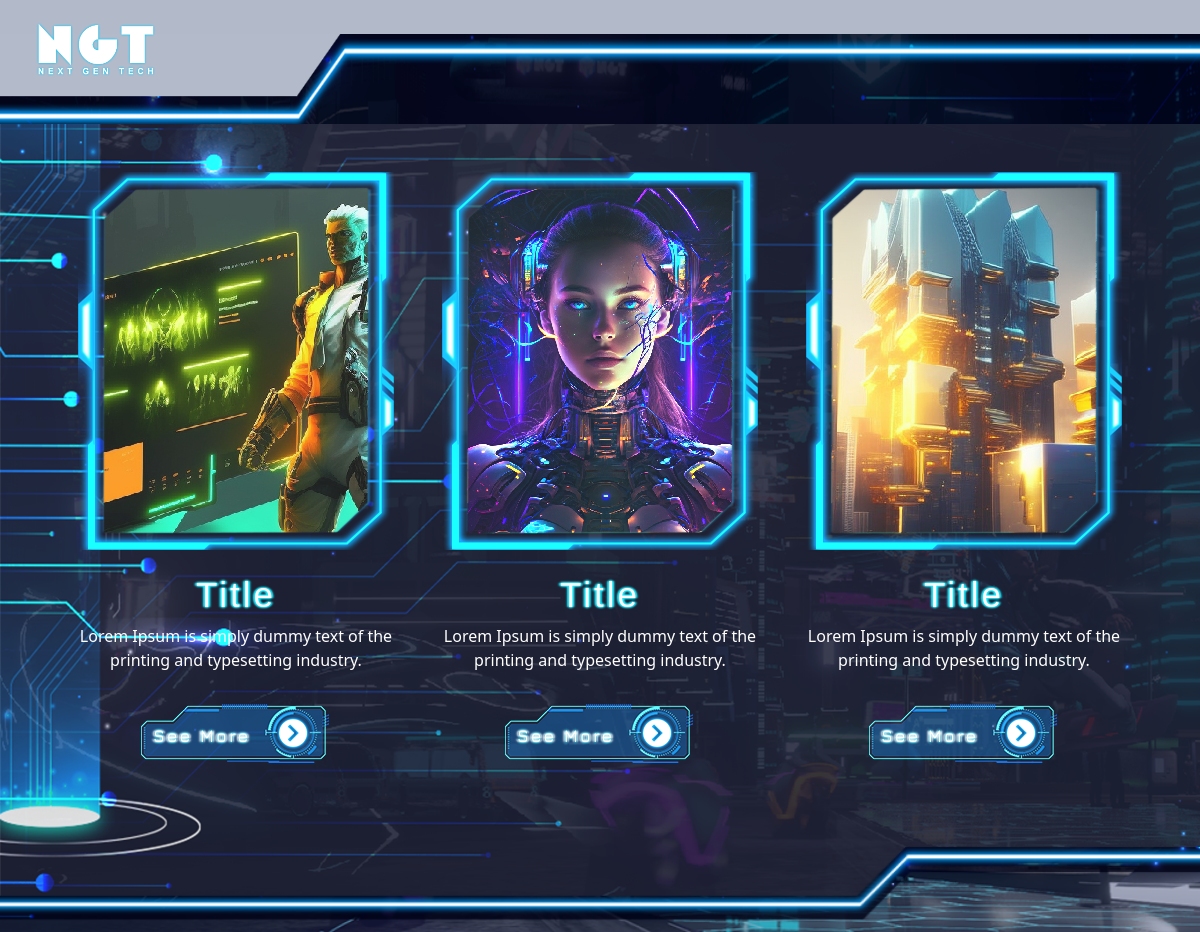
The page / on the database its author committed.
### tables this page shows
CREATE TABLE `blog` (
  `id` int(11) NOT NULL,
  `title` varchar(200) NOT NULL,
  `description` text NOT NULL,
  `meta_title` varchar(100) NOT NULL,
  `meta_description` varchar(160) NOT NULL,
  `meta_keywords` varchar(100) NOT NULL,
  `image` text NOT NULL,
  `status` int(11) NOT NULL DEFAULT 1,
  `inserted_at` datetime NOT NULL,
  `updated_at` datetime NOT NULL
);

### include/dbController.php (called while the page is built, shortened)
<?php
class DBController {
    private $host = "localhost";
    private $user = "root";
    private $password = "";
    private $database = "ngt_tech_blog";
    private $conn;
    function __construct() {
        $this->conn = $this->connectDB();
    }
    function connectDB() {
        $conn = mysqli_connect($this->host,$this->user,$this->password,$this->database);
        return $conn;
    }
    function runQuery($query) {
        $result = mysqli_query($this->conn,$query);
        while($row=mysqli_fetch_assoc($result)) {
            $resultset[] = $row;
        }
        if(!empty($resultset))
            return $resultset;
    }
    function numRows($query) {
        $result  = mysqli_query($this->conn,$query);
        $rowcount = mysqli_num_rows($result);
        return $rowcount;
    }
}

### index.php (the view, shortened to what this page needs)
<?php
include('include/dbController.php');
$db_handle = new DBController();
?>
<!doctype html>
<html lang="en">
<head>
    <link href="assets/vendor/Bootstrap/css/bootstrap.min.css" rel="stylesheet"/>
    <link href="assets/vendor/FontAwesome/css/all.min.css" rel="stylesheet"/>
    <link href="assets/css/style.css" rel="stylesheet"/>
</head>
<body>
<header class="ngt-header-section-outer text-center">
    <div class="ngt-header-section pt-2">
        <nav class="navbar navbar-expand-lg">
            <div class="container-fluid">
                <a class="navbar-brand" href="https://ngt-tech.io/home-zh"><img alt="" class="img-fluid ngt-logo"
                                                                                src="assets/images/logo/ngt.png"/></a>
            </div>
        </nav>
    </div>
</header>
<section class="ngt-demo pb-5">
    <div class="container pt-5 pb-5">
        <div class="row pb-5">
            <?php
            $query = "SELECT * FROM blog order by id asc";
            $data = $db_handle->runQuery($query);
            $row_count = $db_handle->numRows($query);
            for ($i = 0; $i < $row_count; $i++) {
            ?>
            <div class="col-lg-4 pb-3 text-center">
                <img alt="" class="img-fluid" src="<?php echo $data[$i]["image"]; ?>"/>
                <h4 class="text-center mt-4 ngt-demo-title"><?php echo $data[$i]["title"]; ?></h4>
                <p class="text-white ngt-blog-content">
                    <?php echo $data[$i]["meta_description"]; ?>
                </p>
                <a href="Blog-Details/<?php echo str_replace(" ", "-", $data[$i]["meta_title"]); ?>" class="btn btn-primary ngt-blog-btn mt-3">
                    See More
                </a>
            </div>
            <?php
            }
            ?>
        </div>
    </div>
</section>
<section class="ngt-footer-outer">
</section>
</body>
</html>

### assets/css/style.css (style rules this page uses)
body { background-image: url("../images/bg/background.jpeg"); background-size: cover; background-repeat: no-repeat; background-attachment: fixed; }
.ngt-logo { position: absolute; width: 120px; }
.ngt-header-section { background: rgba(2, 29, 79, 0.3); letter-spacing: 5px; }
.ngt-header-section-outer { border-image: url('../images/glow/nav.png') 105; border-style: solid; border-width: 0 0 90px 0; position: relative; z-index: 1; }
.ngt-demo { background-size: cover; opacity: 0.9; background: url("../images/bg/bg.png") no-repeat fixed; }
.ngt-demo-title { ; font-family: 'MechanismoRegular', sans-serif; color: white; font-size: 35px; letter-spacing: 3px; text-shadow: 2px 0 2px rgba(0, 234, 255, 1), -2px 0 2px rgba(0, 234, 255, 1), 0 1px 2px rgba(0, 234, 255, 1), 0 -1px 2px rgba(0, 234, 255, 1); }
.ngt-footer-outer { height: 115px; width: 100%; position: fixed; bottom: 0; border-image: url("../images/bg/footer.png") 70; border-style: solid; border-width: 0 0 85px 0; }
.ngt-blog-btn { font-family: 'JuraBold',sans-serif; height: 68px; width: 190px; padding-top: 20px; text-align: left; border: unset; background: transparent url("../images/button/button.png") no-repeat; color: white; font-size: 17px; letter-spacing: 2px; text-shadow: 2px 0 2px rgba(255, 255, 255, 1), -2px 0 2px rgba(255, 255, 255, 1), 0 1px 2px rgba(0, 234, 255, 1), 0 -1px 2px rgba(0, 234, 255, 1); }

### rows shown on the page
blog: image (picture), title "Title", meta_description "Lorem Ipsum is simply dummy text of the printing and typesetting industry."
blog: image (picture), title "Title", meta_description "Lorem Ipsum is simply dummy text of the printing and typesetting industry."
blog: image (picture), title "Title", meta_description "Lorem Ipsum is simply dummy text of the printing and typesetting industry."
